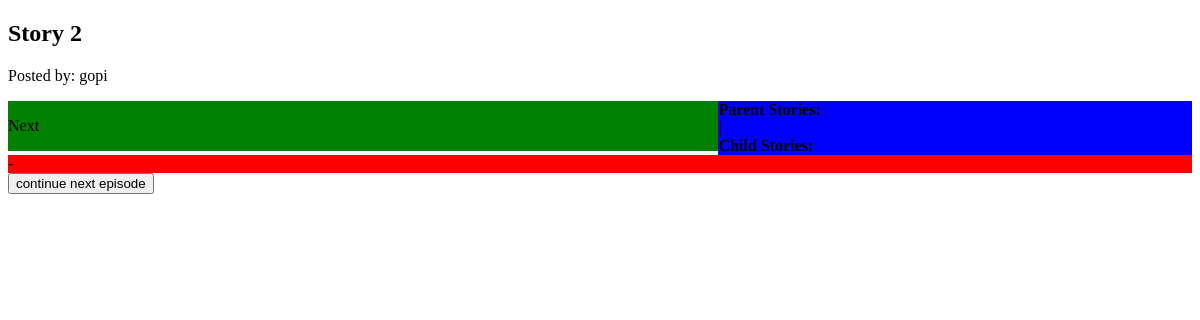
Before: /myblog/ee0d4ff9d3744eda875218c10f951050/StoryPage/ with the older database file.
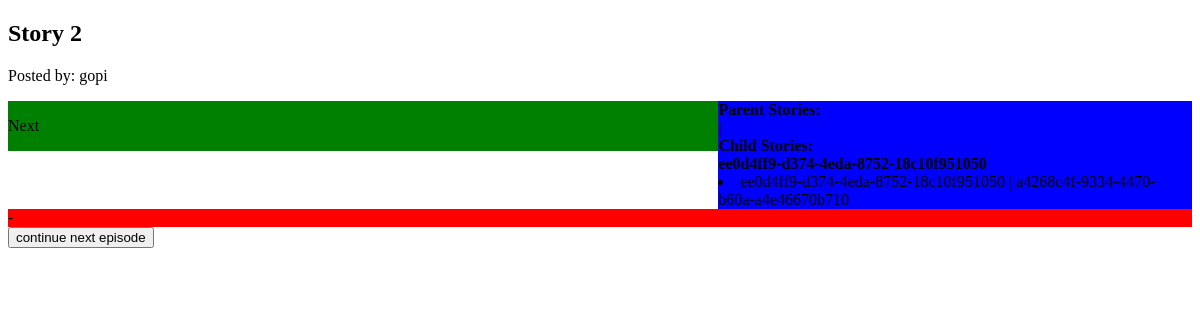
After: the same page with the newer database file.
### myblog/models.py (models this page shows)
class Story(models.Model):
	story_id = models.UUIDField(primary_key=True, default=uuid.uuid4, editable=True)
	title = models.CharField(max_length=500)
	text = HTMLField()
	created_by = models.ForeignKey(User, editable=True)
	pub_date = models.DateTimeField(default=datetime.now,blank=True)

class relations(models.Model):
	relation_id = models.UUIDField(primary_key=True, default=uuid.uuid4, editable=True)
	parent_id = models.CharField(max_length=500)
	child_id = models.CharField(max_length=500)

### myblog/views.py (the view)
# urls.py: url(r'^(?P<s_id>.*)/StoryPage/$', views.StoryPage, name='StoryPage'),
def StoryPage(request,s_id):
	all_stories = Story.objects.get(story_id=s_id)
	all_relations = relations.objects.all()
	id_list = []
	parent_relation = []
	for relation in all_relations:
		if str(relation.parent_id) == str(all_stories.story_id):
			print 'As Parent:'
			print relation.parent_id, all_stories.story_id
			id_list.append(relation)
		elif str(relation.child_id) == str(all_stories.story_id):
			print 'As Child:'
			parent_relation = relation
	data = {"curr_story" : all_stories,
			"s_id" : s_id,
			"relations_data" : id_list,
			"parent_relation" : parent_relation
			}
	print s_id
	return render_to_response('StoryPage.html',data)

### myblog/templates/StoryPage.html (shortened to what this page needs)
<!DOCTYPE html>
{% load i18n %}
<html lang="en">
  <head>
  </head>
  <body>
    <article>
      <header>
        <h1>{{ curr_story.title }}</h1>
        <p>Posted by: {{ curr_story.created_by }}</p>
      </header>
      <div style="width: 60%; height: 50%; background-color: green; float:left;">
      <p>
            {{ curr_story.text|safe }}
      </p>
    </article>
    <div style="width: 40%; height: 50%; background-color: blue; float:right;">
      <b>  Parent Stories: </b><br>
      {{ parent_relation.parent_id }} | {{ parent_relation.child_id }} <br>
      <b>Child Stories: </b><br>
       {% for relation in relations_data %}
         <b>{{ curr_story.story_id }}</b>
        <li>{{ relation.parent_id }} | {{ relation.child_id }}</li>
        {% endfor %}
    </div>
    <div style="width: 100%; height: 50%; background-color: red; clear:both">-</div>
    <form action="/myblog/{{curr_story.story_id}}/editor_child">
    <input type="submit" value="continue next episode" />
    </form>
  </body>
</html>

Changed rows visible on the page:
added relations: {{ curr_story.story_id }} "ee0d4ff9-d374-4eda-8752-18c10f951050", parent_id "ee0d4ff9-d374-4eda-8752-18c10f951050", child_id "a4268c4f-9334-4470-b60a-a4e46670b710"
